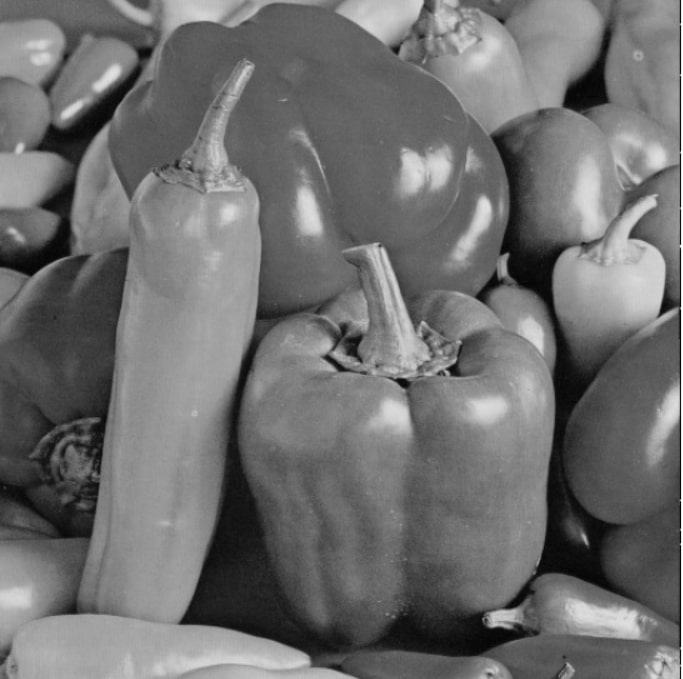
#> input picture 03/sample.jpg, 683 x 679 px
$ jupyter execute assignment_03_assignment_03_1.ipynb
#> lines starting #> are read from the running program, lines starting #| are printed output that depends on the picture
# Derivative of Matrix

## import library

[cell 1]
import numpy as np
import matplotlib.image as img
import matplotlib.pyplot as plt
import matplotlib.colors as colors

## load image

[cell 2]
I = img.imread('sample.jpg')
#> I is the input picture: shape (679, 683, 3); min 0, max 255, mean 111

## check the size of image

[cell 3]
I.shape
#> Out = (679, 683, 3)

## convert the input image into gray scale if it is color

[cell 4]
def rgb2gray(rgb):

    r, g, b = rgb[:,:,0], rgb[:,:,1], rgb[:,:,2]

    gray = 0.3333* r + 0.3333 * g + 0.3333 * b

    return gray

if I.shape[2] == 3:
     I = rgb2gray(I)

## normalize input image so that the range of image is $[0, 1]$

[cell 5]
I /= 255
#> I: shape (679, 683) float64

```git commit -a -m "load image" ``` \
```git push origin master```

## generate a matrix to compute the derivative in $x$-direction

[cell 6]
def dif1_matrix(x):
    dif_now = np.diag(np.ones(683)*-1)

    dif_pre_ones = np.ones(683-1)
    dif_pre = np.diag(dif_pre_ones, k=-1)

    dif = dif_now + dif_pre

    return dif
Dx =  dif1_matrix(I)
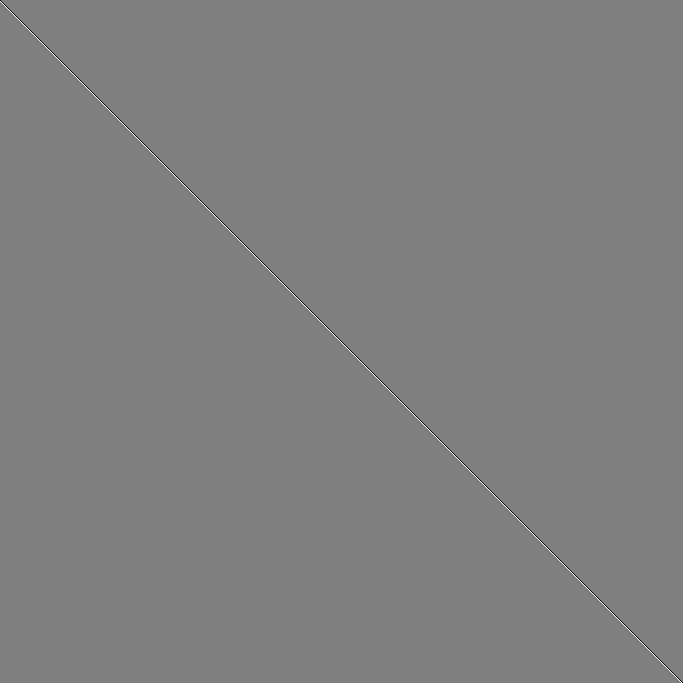
#> Dx: shape (683, 683) float64; min -1, max 1, mean -2.14e-06; drawn with min black and max white

## compute the derivative of $I$ with respect to $x$-direction

[cell 7]
Ix = np.dot(I,Dx)

```git commit -a -m "compute the derivative in x-direction"``` \
```git push origin master```

## generate a matrix to compute the derivative in $y$-direction

[cell 8]
def dif2_matrix(Y):

    dif_now = np.diag(np.ones(679)*-1)

    dif_pre_ones = np.ones(679-1)
    dif_pre = np.diag(dif_pre_ones, k=1)
    dif = dif_now + dif_pre

    return dif
Dy =  dif2_matrix(I)

## compute the derivative of $I$ with respect to $y$-direction

[cell 9]
Iy = np.dot(Dy,I)
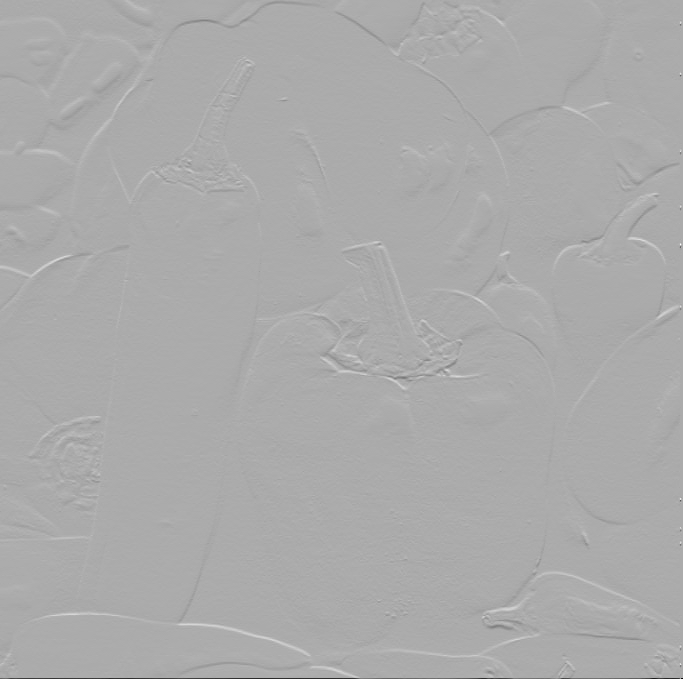
#> Iy: shape (679, 683) float64; min -1, max 0.486, mean -0.000798; drawn with min black and max white

```git commit -a -m "compute the derivative in y-direction"``` \
```git push origin master```

## compute $L_2^2$ of the gradient of $I$

[cell 10]
norm_gradient =  np.square(Ix) + np.square(Iy)
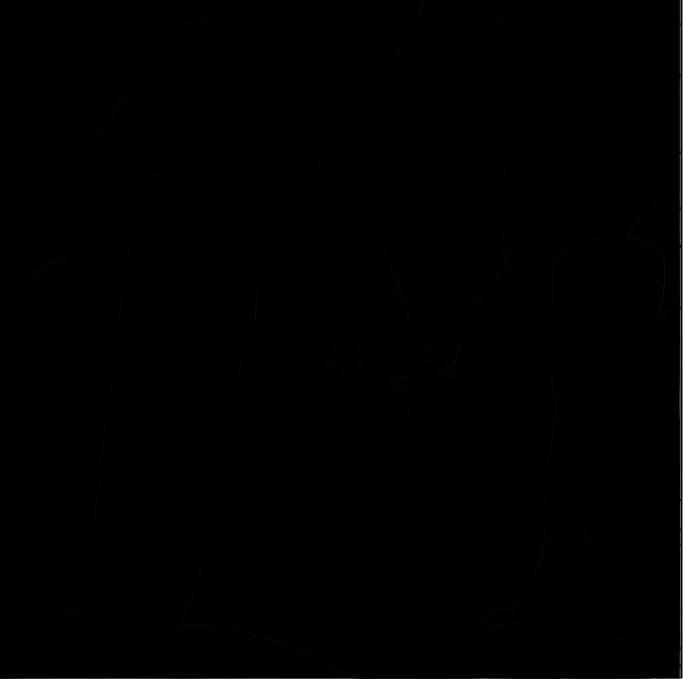
#> norm_gradient: shape (679, 683) float64; min 0, max 2, mean 0.00404; drawn with min black and max white

## define functions for the visualization

[cell 11]
def plot_image(I):

    plt.figure(figsize=(11,11))
    plt.imshow(I, cmap='gray')
    plt.title('input image')
    plt.axis('off')

def plot_image_derivative_x(Ix):


    plt.figure(figsize=(10,10))
    plt.imshow(np.log(Ix), cmap='gray')
    plt.title('image derivative of x')
    plt.axis('off')


def plot_image_derivative_y(Iy):

    plt.figure(figsize=(10,10))


    plt.imshow(np.log(Iy), cmap='gray' )
    plt.title('image derivative of y')
    plt.axis('off')


def plot_norm_gradient(norm_gradient):

    plt.figure(figsize=(10,10))
    plt.imshow(np.log(norm_gradient), cmap='gray')
    plt.title('norm gradient')
    plt.axis('off')

```git commit -a -m "define functions for the visualization"``` \
```git push origin master```

# ###################################################################

# # results

# ###################################################################

# # 01. plot the input image in gray scale

[cell 12]
plot_image(I)

# # 02. plot the derivative $I_x$ of input image in x-direction

[cell 13]
plot_image_derivative_x(Ix)
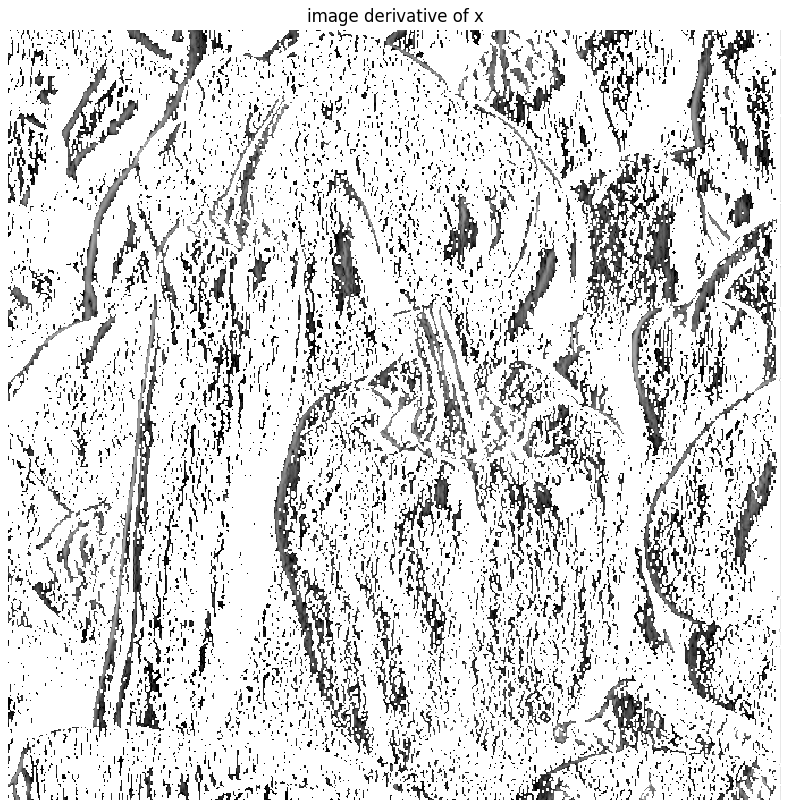
#> figure drawn by matplotlib, 1 panel

# # 03. plot the derivative $I_y$ of input image in y-direction

[cell 14]
plot_image_derivative_y(Iy)
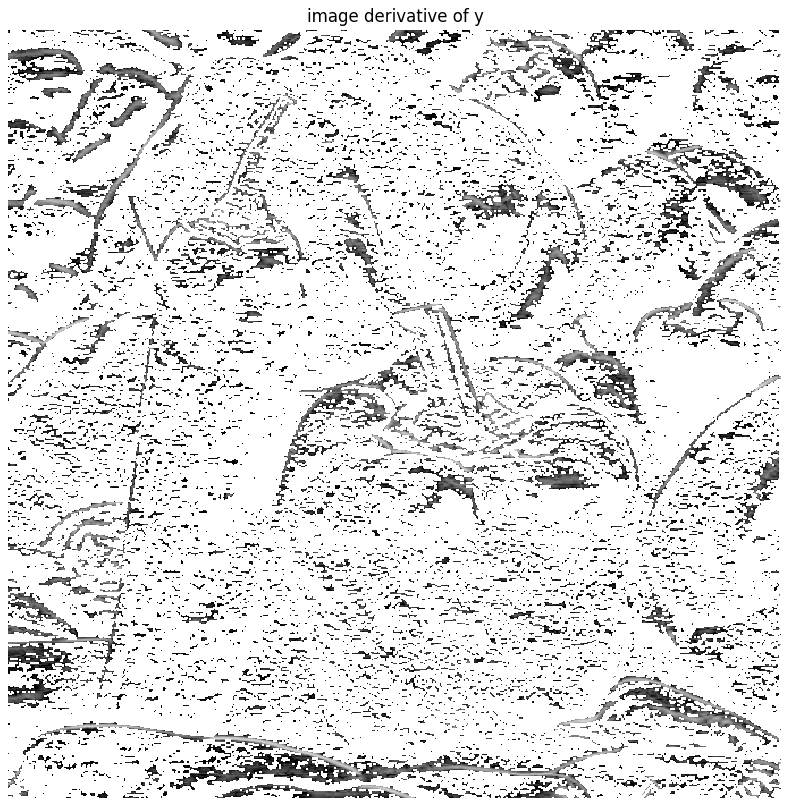
#> figure drawn by matplotlib, 1 panel

# # 04. plot $L_2^2$ norm $I_x^2 + I_y^2$ of the gradient of input image

[cell 15]
plot_norm_gradient(norm_gradient)
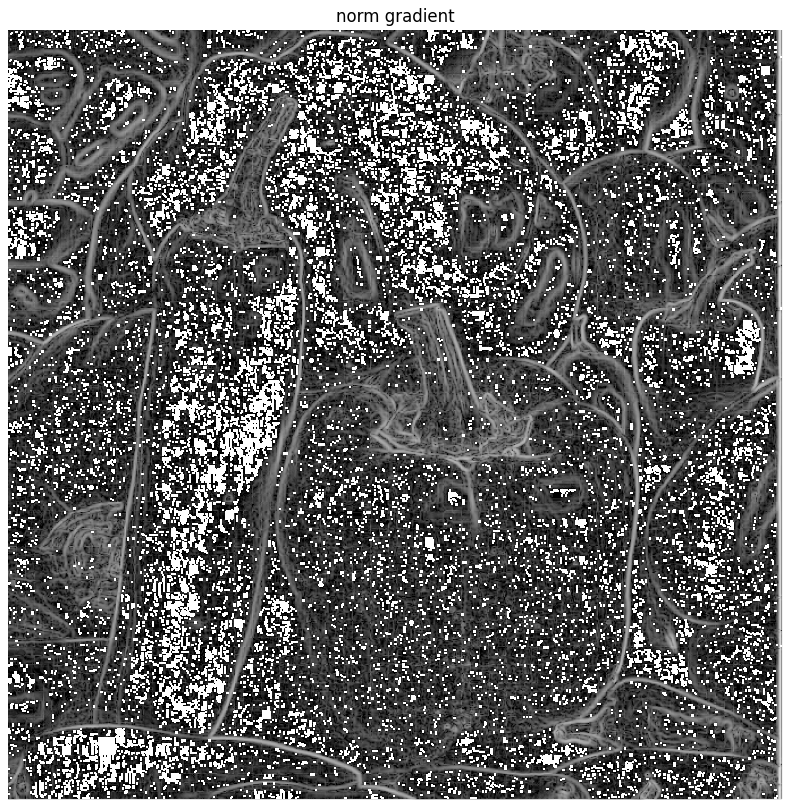
#> figure drawn by matplotlib, 1 panel

$ run again, with 03/yooseok.jpg copied over 03/sample.jpg
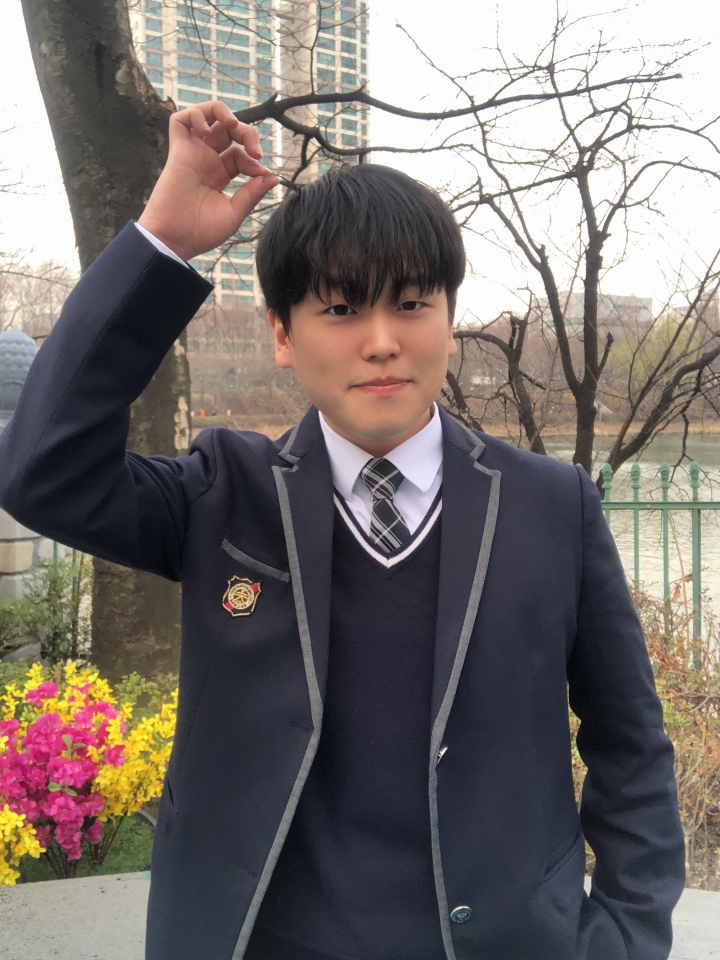
#> input picture 03/yooseok.jpg, 2160 x 2880 px (shown at 1/3 size)
#> I is the input picture: shape (2880, 2160, 3); mean R, G, B 119.7, 112.7, 110
#> in rgb2gray, `r, g, b = rgb[:,:,0], rgb[:,:,1], rgb[:,:,2]`:
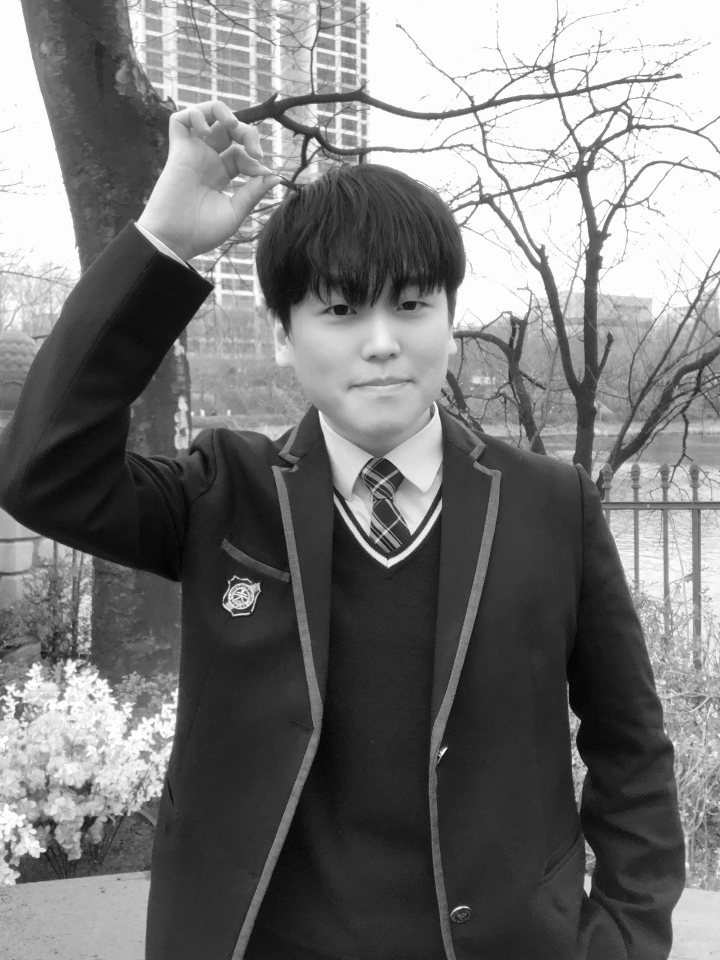
#> r: shape (2880, 2160) (shown at 1/3 size); min 0, max 255, mean 119.7
#> in rgb2gray, `gray = 0.3333* r + 0.3333 * g + 0.3333 * b`:
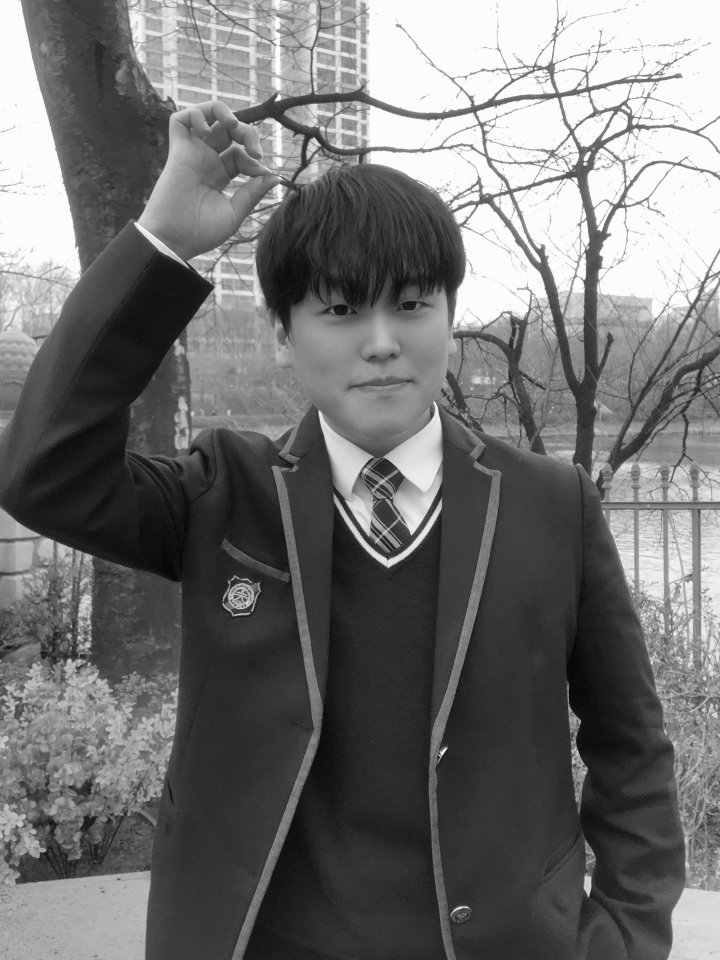
#> gray: shape (2880, 2160) float64 (shown at 1/3 size); min 0, max 255, mean 114.1
#> I: shape (2880, 2160) float64
